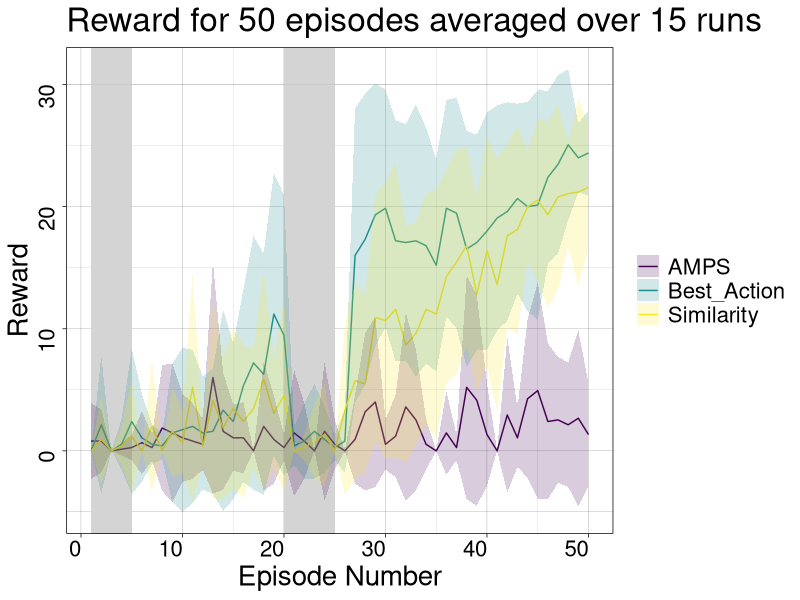
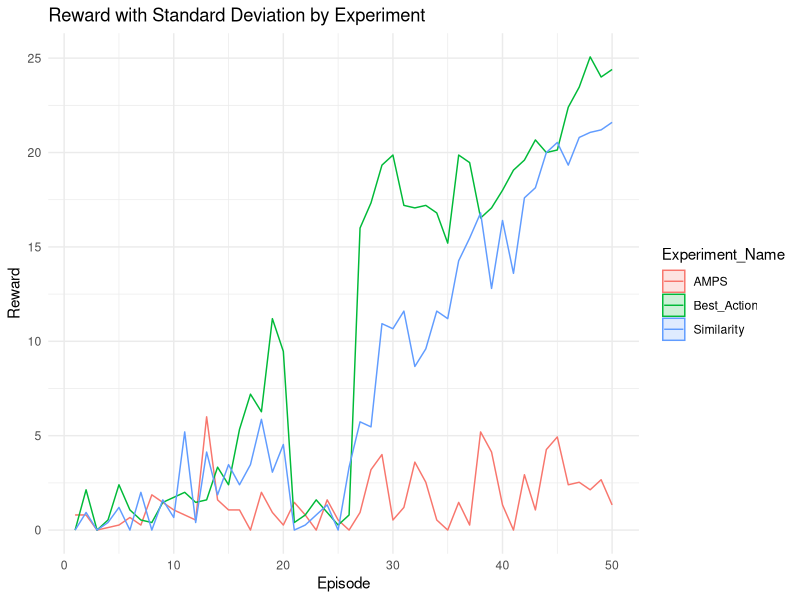
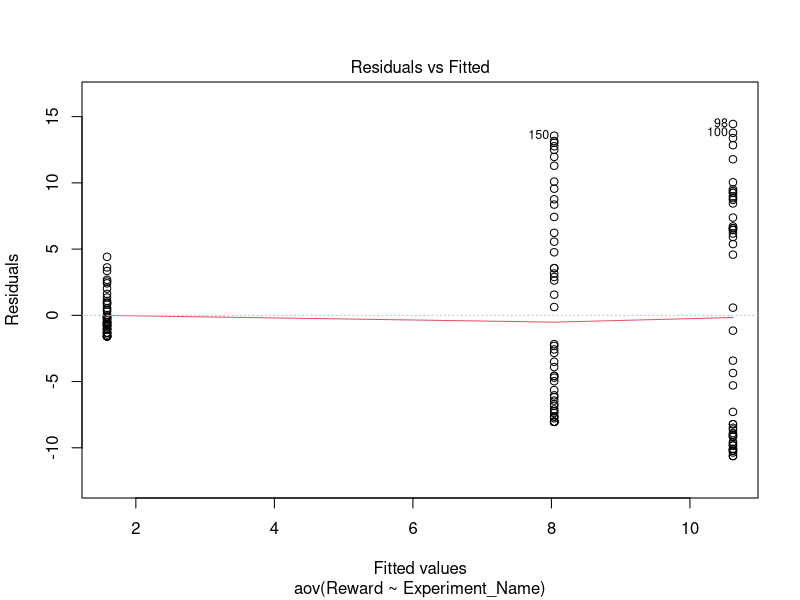
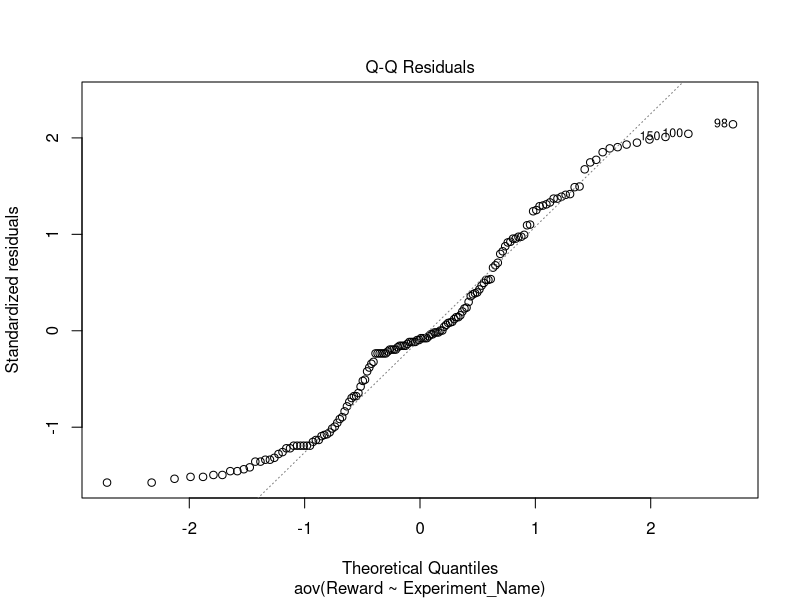
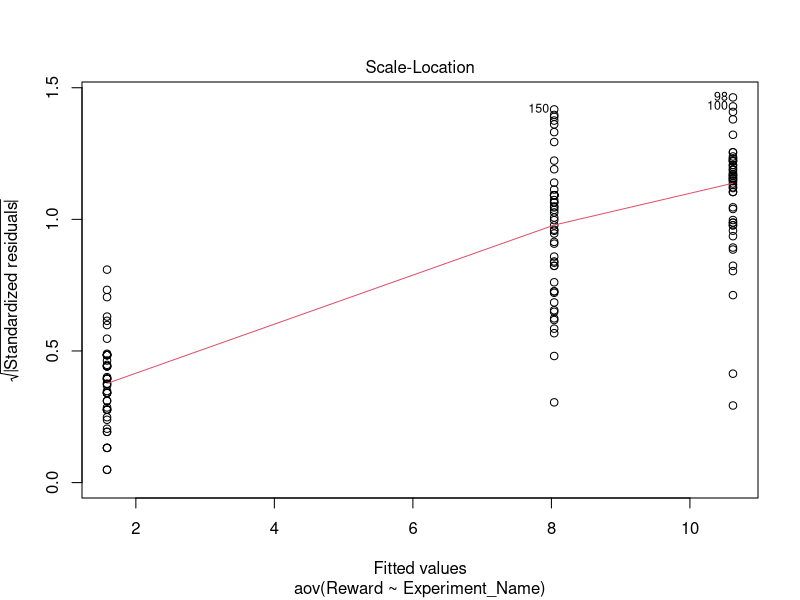
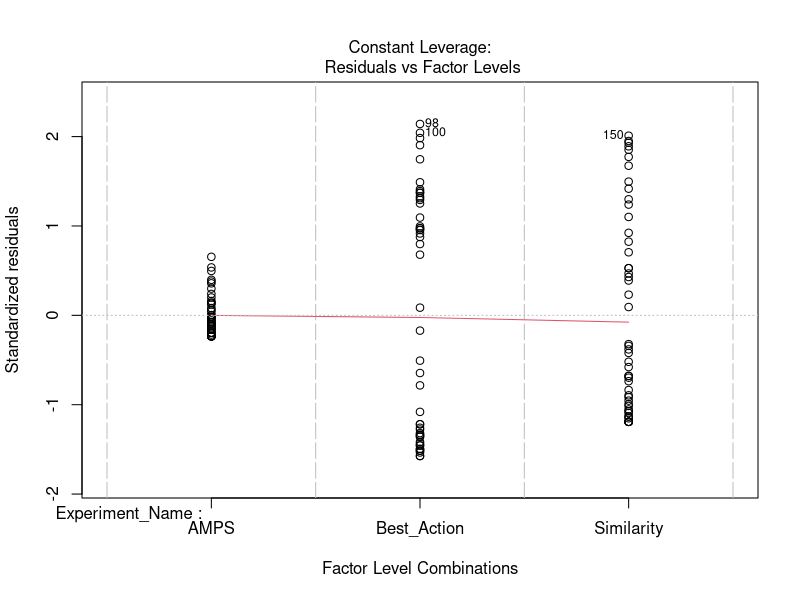

These figures' R source, in order:
## ---- chunk 1
knitr::opts_chunk$set(echo = TRUE)
## ---- chunk 2
library(dplyr)
library(ggplot2)
## ---- chunk 3
d1 <- read.csv("AMPS_results.csv")
d2 <- read.csv("Best_Actions_Results.csv")
d3 <- read.csv("Similarity_Results.csv")
d <- read.csv("experiment_results.csv")
## ---- chunk 4
new1 <- d1 %>%
  group_by(Episode) %>%
  summarize(reward_per_episode = mean(Reward))
## ---- chunk 5
new2 <- d2 %>%
  group_by(Episode) %>%
  summarize(reward_per_episode = mean(Reward))
## ---- chunk 6
new3 <- d3 %>%
  group_by(Episode) %>%
  summarize(reward_per_episode = mean(Reward))
## ---- chunk 7
avg_reward1 <- d1 %>%
  group_by(Episode) %>%
  summarise(sd_reward = sd(Reward),
            m = mean(Reward))
avg_reward2 <- d2 %>%
  group_by(Episode) %>%
  summarise(sd_reward = sd(Reward),
            m = mean(Reward))
avg_reward3 <- d3 %>%
  group_by(Episode) %>%
  summarise(sd_reward = sd(Reward),
            m = mean(Reward))
new_d1 <- d %>%
  filter(Experiment_Name == "AMPS") %>%
  mutate(sd_val =  avg_reward1$sd_reward,
         mean_val = avg_reward1$m) 
new_d2 <- d %>%
  filter(Experiment_Name == "Best_Action") %>%
  mutate(sd_val =  avg_reward2$sd_reward,
         mean_val = avg_reward2$m) 
new_d3 <- d %>%
  filter(Experiment_Name == "Similarity") %>%
  mutate(sd_val =  avg_reward3$sd_reward,
         mean_val = avg_reward3$m) 
combined_df <- rbind(new_d1, new_d2, new_d3)

## ---- chunk 8
d %>%
  group_by(Experiment_Name) %>%
  summarize(m = mean(Reward),
            sd = sd(Reward))
## ---- chunk 9
ggplot(combined_df, aes(x = Episode, y = Reward, color = Experiment_Name)) +
  geom_rect(aes(xmin = 1, xmax = 5, ymin = -Inf, ymax = Inf), fill = "grey", color = NA, alpha = 0.01) +
  geom_rect(aes(xmin = 20, xmax = 25, ymin = -Inf, ymax = Inf), fill = "grey", color = NA, alpha = 0.01) +
  geom_line() +
  geom_ribbon(aes(ymin = mean_val - sd_val, ymax = mean_val + sd_val, fill = Experiment_Name), alpha = 0.2, color = NA) +
  scale_color_viridis_d() +
  scale_fill_viridis_d() +
  labs(x = "Episode Number", y = "Reward",
       title = "Reward for 50 episodes averaged over 15 runs") +
  theme_linedraw() +
  guides(color = guide_legend(title = NULL),
         fill = guide_legend(title = NULL)) +
  theme(text = element_text(size = 20),
        axis.text.x = element_text(hjust = 1),
         axis.text.y = element_text(angle = 90, vjust = 1))
## ---- chunk 10
# Calculate mean and standard deviation for each episode and experiment
d_summary <- d %>%
  group_by(Episode, Experiment_Name) %>%
  summarise(
    mean_Reward = mean(Reward),
    sd_Reward = sd(Reward, na.rm = TRUE)
  ) %>%
  ungroup()

# Plot
ggplot(d_summary, aes(x = Episode, y = mean_Reward, color = Experiment_Name, fill = Experiment_Name)) +
  geom_line() +
  geom_ribbon(aes(ymin = mean_Reward - sd_Reward, ymax = mean_Reward + sd_Reward), alpha = 0.2) +
  labs(x = "Episode", y = "Reward", title = "Reward with Standard Deviation by Experiment") +
  theme_minimal()
## ---- chunk 11
anova_model <- aov(Reward ~ Experiment_Name, data = d)
anova_model
## ---- chunk 12
hsd <- TukeyHSD(anova_model)
hsd
## ---- chunk 13
plot(anova_model)
